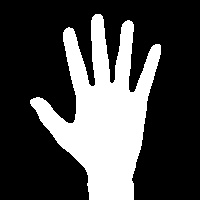
#> input picture Images/hand1(1015).jpg, 200 x 200 px
$ jupyter execute --allow-errors handGesturesRecognition.ipynb   (shell and % lines are left out)
#> lines starting #> are read from the running program, lines starting #| are printed output that depends on the picture
[cell 1]
import cv2
import numpy as np
import os

import datetime
from skimage import io
import os
import random
import matplotlib.pyplot as plt
import glob

[cell 2]
def segment(image, threshold=25):
    global bg
    diff = cv2.absdiff(bg.astype("uint8"), image)

    thresholded = cv2.threshold(diff, threshold, 255, cv2.THRESH_BINARY)[1]

    (cnts, _) = cv2.findContours(thresholded.copy(), cv2.RETR_EXTERNAL, cv2.CHAIN_APPROX_SIMPLE)

    if len(cnts) == 0:
        return
    else:
        segmented = max(cnts, key=cv2.contourArea)
        return (thresholded, segmented)

[cell 3]
import keras
from keras.datasets import mnist
from keras.models import Sequential
from keras.layers import Dense, Dropout, Flatten, BatchNormalization
from keras.layers import Activation, Dropout
from keras.layers import Conv2D, MaxPooling2D
from keras import backend as K
from keras.optimizers import Adam

#> (the rest of this cell did not finish here and is left out)

[cell 4]
DATASET_PATH = '/kaggle/input/hand-gesture-recog-dataset/data'

dataset_path = os.path.join(DATASET_PATH, '*')
import glob
dataset_path = glob.glob(dataset_path)
dataset_path

[cell 5]
import cv2
image = cv2.imread('./Images/hand1(1015).jpg')
#> image is the input picture: shape (200, 200, 3); min 0, max 255, mean 73.4
image = cv2.resize(image,(100, 120))
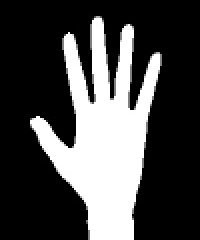
#> image: shape (120, 100, 3) (shown 2 times larger); min 0, max 255, mean 73.4
plt.imshow(cv2.cvtColor(image, cv2.COLOR_BGR2RGB))

[cell 6]
import keras
from keras.datasets import mnist
from keras.models import Sequential
from keras.layers import Dense, Dropout, Flatten, BatchNormalization
from keras.layers import Activation, Dropout
from keras.layers import Conv2D, MaxPooling2D
from keras import backend as K
from keras.optimizers import Adam


#> (the rest of this cell did not finish here and is left out)

[cell 7]
DATASET_PATH = './Images'

dataset_path = os.path.join(DATASET_PATH, '*')
import glob
dataset_path = glob.glob(dataset_path)
dataset_path

[cell 8]
import cv2
image = cv2.imread('./Images/hand1(1015).jpg')
image = cv2.resize(image,(100, 120))
plt.imshow(cv2.cvtColor(image, cv2.COLOR_BGR2RGB))

[cell 9]
loaded_images = []

list_of_gestures = ['blank', 'ok', 'thumbsup', 'thumbsdown', 'fist', 'five']

for path in range(0, len(dataset_path)):
    dataset_path = "/kaggle/input/hand-gesture-recog-dataset/data/" + str(list_of_gestures[path])
    gesture_path = os.path.join(dataset_path, '*')
    import glob
    gest_path = glob.glob(gesture_path)
    k = 0
    for i in range(0, len(gest_path)):
        if k < 1600:
            image = cv2.imread(gest_path[i])
            gray_image = cv2.cvtColor(image, cv2.COLOR_BGR2GRAY)
            gray_image = cv2.resize(gray_image,(100, 120))
            loaded_images.append(gray_image)
        k=k+1
print(len(loaded_images))

outputVectors = []
for i in range(1, 1601):
    outputVectors.append([1, 0, 0, 0, 0, 0])

for i in range(1, 1601):
    outputVectors.append([0, 1, 0, 0, 0, 0])

for i in range(1, 1601):
    outputVectors.append([0, 0, 1, 0, 0, 0])

for i in range(1, 1601):
    outputVectors.append([0, 0, 0, 1, 0, 0])

for i in range(1, 1601):
    outputVectors.append([0, 0, 0, 0, 1, 0])

for i in range(1, 1601):
    outputVectors.append([0, 0, 0, 0, 0, 1])

print(len(outputVectors))
